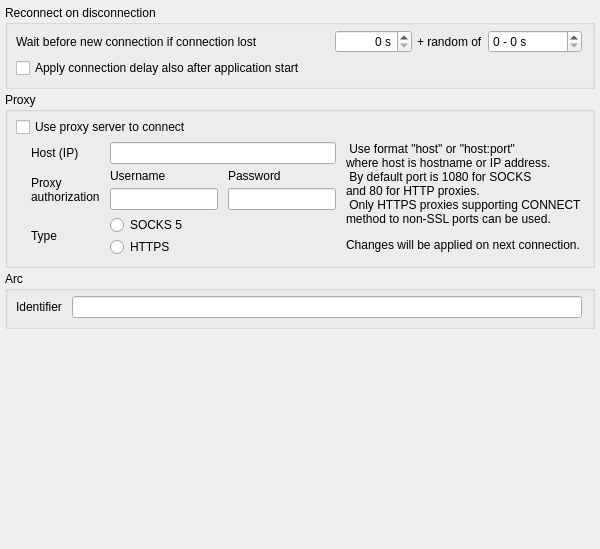
     <widget class="QWidget" name="tab_3">
      <attribute name="title">
       <string>Connection</string>
      </attribute>
      <layout class="QVBoxLayout" name="verticalLayout_5">
       <property name="spacing">
        <number>3</number>
       </property>
       <property name="leftMargin">
        <number>5</number>
       </property>
       <property name="topMargin">
        <number>5</number>
       </property>
       <property name="rightMargin">
        <number>5</number>
       </property>
       <property name="bottomMargin">
        <number>5</number>
       </property>
       <item>
        <widget class="QGroupBox" name="groupBox_4">
         <property name="title">
          <string>Reconnect on disconnection</string>
         </property>
         <layout class="QVBoxLayout" name="verticalLayout_4">
          <property name="spacing">
           <number>5</number>
          </property>
          <property name="leftMargin">
           <number>8</number>
          </property>
          <property name="topMargin">
           <number>5</number>
          </property>
          <property name="rightMargin">
           <number>10</number>
          </property>
          <property name="bottomMargin">
           <number>8</number>
          </property>
          <item>
           <layout class="QHBoxLayout" name="horizontalLayout_2">
            <property name="spacing">
             <number>5</number>
            </property>
            <property name="leftMargin">
             <number>0</number>
            </property>
            <property name="topMargin">
             <number>0</number>
            </property>
            <property name="rightMargin">
             <number>0</number>
            </property>
            <property name="bottomMargin">
             <number>0</number>
            </property>
            <item>
             <widget class="QLabel" name="label_2">
              <property name="sizePolicy">
               <sizepolicy hsizetype="Expanding" vsizetype="Preferred">
                <horstretch>0</horstretch>
                <verstretch>0</verstretch>
               </sizepolicy>
              </property>
              <property name="text">
               <string>Wait before new connection if connection lost</string>
              </property>
             </widget>
            </item>
            <item>
             <widget class="QSpinBox" name="udConnectDelayFixed">
              <property name="alignment">
               <set>Qt::AlignRight|Qt::AlignTrailing|Qt::AlignVCenter</set>
              </property>
              <property name="suffix">
               <string> s</string>
              </property>
              <property name="minimum">
               <number>0</number>
              </property>
              <property name="maximum">
               <number>2592000</number>
              </property>
             </widget>
            </item>
            <item>
             <widget class="QLabel" name="label_11">
              <property name="text">
               <string>+ random of</string>
              </property>
             </widget>
            </item>
            <item>
             <widget class="QSpinBox" name="udConnectDelayRandom">
              <property name="alignment">
               <set>Qt::AlignLeading|Qt::AlignLeft|Qt::AlignVCenter</set>
              </property>
              <property name="buttonSymbols">
               <enum>QAbstractSpinBox::UpDownArrows</enum>
              </property>
              <property name="suffix">
               <string> s</string>
              </property>
              <property name="prefix">
               <string>0 - </string>
              </property>
              <property name="minimum">
               <number>0</number>
              </property>
              <property name="maximum">
               <number>2592000</number>
              </property>
             </widget>
            </item>
           </layout>
          </item>
          <item>
           <widget class="QCheckBox" name="cbDelayConnectStart">
            <property name="toolTip">
             <string>If enabled, application will wait this time before
first connection attempt after started</string>
            </property>
            <property name="text">
             <string>Apply connection delay also after application start</string>
            </property>
           </widget>
          </item>
         </layout>
        </widget>
       </item>
       <item>
        <widget class="QGroupBox" name="groupBox_3">
         <property name="title">
          <string>Proxy</string>
         </property>
         <layout class="QVBoxLayout" name="verticalLayout_7">
          <property name="spacing">
           <number>5</number>
          </property>
          <property name="leftMargin">
           <number>8</number>
          </property>
          <property name="topMargin">
           <number>5</number>
          </property>
          <property name="rightMargin">
           <number>10</number>
          </property>
          <property name="bottomMargin">
           <number>8</number>
          </property>
          <item>
           <widget class="QCheckBox" name="cbEnableProxy">
            <property name="toolTip">
             <string>Use proxy server to connect to game server</string>
            </property>
            <property name="text">
             <string>Use proxy server to connect</string>
            </property>
           </widget>
          </item>
          <item>
           <layout class="QGridLayout" name="gridLayout_2">
            <property name="leftMargin">
             <number>15</number>
            </property>
            <property name="horizontalSpacing">
             <number>10</number>
            </property>
            <property name="verticalSpacing">
             <number>5</number>
            </property>
            <item row="0" column="0">
             <widget class="QLabel" name="label_3">
              <property name="sizePolicy">
               <sizepolicy hsizetype="Fixed" vsizetype="Preferred">
                <horstretch>0</horstretch>
                <verstretch>0</verstretch>
               </sizepolicy>
              </property>
              <property name="text">
               <string>Host (IP)</string>
              </property>
             </widget>
            </item>
            <item row="3" column="0">
             <widget class="QLabel" name="label_15">
              <property name="text">
               <string>Type</string>
              </property>
             </widget>
            </item>
            <item row="0" column="1" colspan="2">
             <widget class="QLineEdit" name="leProxyHost">
              <property name="sizePolicy">
               <sizepolicy hsizetype="Preferred" vsizetype="Fixed">
                <horstretch>0</horstretch>
                <verstretch>0</verstretch>
               </sizepolicy>
              </property>
             </widget>
            </item>
            <item row="1" column="0" rowspan="2">
             <widget class="QLabel" name="label_17">
              <property name="text">
               <string>Proxy
authorization</string>
              </property>
             </widget>
            </item>
            <item row="3" column="1" colspan="2">
             <layout class="QVBoxLayout" name="verticalLayout_6">
              <property name="spacing">
               <number>2</number>
              </property>
              <item>
               <widget class="QRadioButton" name="rbProxyTypeSocks">
                <property name="text">
                 <string>SOCKS 5</string>
                </property>
               </widget>
              </item>
              <item>
               <widget class="QRadioButton" name="rbProxyTypeHttp">
                <property name="text">
                 <string>HTTPS</string>
                </property>
               </widget>
              </item>
             </layout>
            </item>
            <item row="0" column="3" rowspan="4">
             <widget class="QLabel" name="label_16">
              <property name="text">
               <string>&amp;nbsp;Use format &quot;host&quot; or &quot;host:port&quot; &lt;br/&gt;where host is hostname or IP address.&lt;br/&gt;&amp;nbsp;By default port is 1080 for SOCKS&lt;br/&gt;and 80 for HTTP proxies.&lt;br/&gt;&amp;nbsp;Only HTTPS proxies supporting CONNECT&lt;br/&gt;method to non-SSL ports can be used.&lt;/p&gt;
&lt;p&gt;Changes will be applied on next connection.&lt;/p&gt;</string>
              </property>
              <property name="alignment">
               <set>Qt::AlignLeading|Qt::AlignLeft|Qt::AlignTop</set>
              </property>
             </widget>
            </item>
            <item row="2" column="1">
             <widget class="QLineEdit" name="leProxyUser"/>
            </item>
            <item row="1" column="2">
             <widget class="QLabel" name="label_19">
              <property name="text">
               <string>Password</string>
              </property>
             </widget>
            </item>
            <item row="2" column="2">
             <widget class="QLineEdit" name="leProxyPassword"/>
            </item>
            <item row="1" column="1">
             <widget class="QLabel" name="label_18">
              <property name="text">
               <string>Username</string>
              </property>
             </widget>
            </item>
           </layout>
          </item>
         </layout>
        </widget>
       </item>
       <item>
        <widget class="QGroupBox" name="gbArc">
         <property name="title">
          <string>Arc</string>
         </property>
         <layout class="QHBoxLayout" name="horizontalLayout_10">
          <property name="spacing">
           <number>10</number>
          </property>
          <property name="leftMargin">
           <number>8</number>
          </property>
          <property name="topMargin">
           <number>5</number>
          </property>
          <property name="rightMargin">
           <number>10</number>
          </property>
          <property name="bottomMargin">
           <number>8</number>
          </property>
          <item>
           <widget class="QLabel" name="label_20">
            <property name="text">
             <string>Identifier</string>
            </property>
           </widget>
          </item>
          <item>
           <widget class="QLineEdit" name="leArcId"/>
          </item>
         </layout>
        </widget>
       </item>
       <item>
        <spacer name="verticalSpacer">
         <property name="orientation">
          <enum>Qt::Vertical</enum>
         </property>
         <property name="sizeHint" stdset="0">
          <size>
           <width>20</width>
           <height>215</height>
          </size>
         </property>
        </spacer>
       </item>
      </layout>
     </widget>
